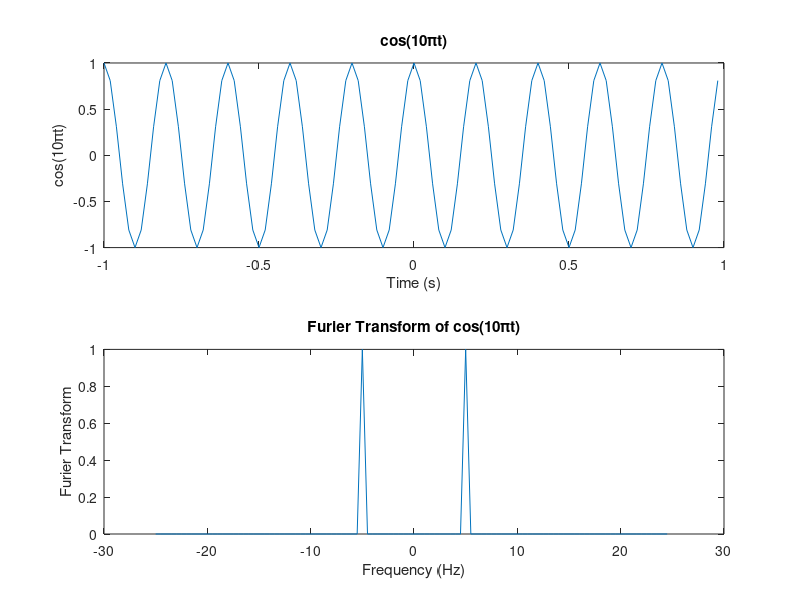

Write the MATLAB code that produced this figure. (Note: this script raises an error after producing the figure.)
%PART 1,0:
tstart = 0;
tend = 1;
fs = 20;
ts = 1/fs;
t = tstart:ts:tend-ts;
N = length(t);
f = -fs/2:fs/N:fs/2-fs/N;
x0 = exp(1j * 2 * pi * 5 * t) + exp(1j * 2 * pi * 8 * t);
x0F = fft(x0);
x0Fvalue = abs(x0) / max(abs(x0));
x0Fshifted = fftshift(x0F);
x0FshiftedValue = abs(x0Fshifted) / max(abs(x0Fshifted));
plot(f, x0FshiftedValue);
xlabel('Frequency (Hz)')
ylabel('magnitude')
title('magnitude of exp(1j * 2 \pi * 5 * t) + exp(1j * 2 \pi * 8 * t)')
pause(1);
x0_1 = exp(1j * 2 * pi * 5 * t) + exp(1j * 2 * pi * 5.1 * t);
x0_1F = fft(x0_1);
x0_1Fvalue = abs(x0_1) / max(abs(x0_1));
x0_1Fshifted = fftshift(x0_1F);
x0_1FshiftedValue = abs(x0_1Fshifted) / max(abs(x0_1Fshifted));
plot(f, x0_1FshiftedValue);
xlabel('Frequency (Hz)')
ylabel('magnitude')
title('magnitude of exp(1j * 2 \pi * 5 * t) + exp(1j * 2 \pi * 5.1 * t)');

pause(1);

%PART 1,1:
tstart = -1;
tend = 1;
fs = 50;
ts = 1/fs;
t = tstart:ts:tend-ts;
N = length(t);
x1 = cos(2*pi*5*t);
subplot(2,1,1)
plot(t, x1)
xlabel('Time (s)')
ylabel('cos(10\pit)')
title('cos(10\pit)')

freq2 = 0:fs/N:(N-1)*fs/N;
x1F = fft(x1);
x1Fvalue = abs(x1F) / max(abs(x1F));

subplot(2,1,2)
freq1 = -fs/2:fs/N:fs/2-fs/N;
x1Fshifted = fftshift(x1F);
x1FshiftedValue = abs(x1Fshifted) / max(abs(x1Fshifted));
plot(freq1, x1FshiftedValue)
xlabel('Frequency (Hz)')
ylabel('Furier Transform')
title('Furier Transform of cos(10\pit)')
pause(1);

%PART 1,2:
x2 = rectangularPulse(t);
subplot(2,1,1)
plot(t, x2)
xlabel('Time (s)')
ylabel('rect(\pit)')
title('rect(\pit)')

subplot(2,1,2)
x2F = fft(x2);
x2Fshifted = fftshift(x2F);
x2FshiftedValue = abs(x2Fshifted) / max(abs(x2Fshifted));
plot(freq1, x2FshiftedValue)
xlabel('Frequency (Hz)')
ylabel('Furier Transform')
title('Furier Transform of rect(\pit)')
pause(1);

%part 1,3:
x3 = cos(2*pi*5*t) .* rectangularPulse(t);
subplot(2,1,1)
plot(t, x3)
xlabel('Time (s)')
ylabel('cos(10\pit)rect(t)')
title('cos(10\pit)rect(t)')

subplot(2,1,2)
x3F = fft(x3);
x3Fvalue = abs(x3F) / max(abs(x3F));
x3Fshifted = fftshift(x3F);
x3FshiftedValue = abs(x3Fshifted) / max(abs(x3Fshifted));
plot(freq1, x3FshiftedValue)
xlabel('Frequency (Hz)')
ylabel('Furier Transform')
title('Furier Transform of cos(10\pit)rect(t)')
pause(1)


%Part 1,4:
%Part 1,4:
fs = 100;
ts = 1/fs;
t = tstart:ts:tend-ts;
N = length(t);
freq2 = 0:fs/N:(N-1)*fs/N;
freq1 = -fs/2:fs/N:fs/2-fs/N;
tol = 1*exp(-6);
x4 = cos(2*pi*15*t + pi/4);

x4F = fft(x4);
x4F(abs(x4F) < tol) = 0;
subplot(2,1,1)
plot(freq2,x4F)
xticks(0:10:100);
xlabel('Time (s)')
ylabel('Furier Transform')
title('Furier Transform of cos(30\pit + \pi/4)')
theta = angle(x4F);
subplot(2,1,2);
plot(freq2, theta/pi);
xticks(0:10:100);
xlabel('Frequency (Hz)');
ylabel('Phase (pi)');
title('Phase Spectrum of cos(30\pit + \pi/4)');



%Part 1,5:
tstart = -19;
tend = 19;
fs = 50;
ts = 1/fs;
t = tstart:ts:tend-ts;
N = length(t);
x5 = 0;
for k = -9:9
    x5 = x5 + rectangularPulse(t - 2*k);
end
freq1 = -fs/2:fs/N:fs/2-fs/N;
freq2 = 0:fs/N:(N-1)*fs/N;
subplot(2,1,1)
plot(t, x5)
xlabel('Time (s)')
ylabel('x_5(t)')
title('x_5(t)')
x5F = fft(x5);
x5Fvalue = abs(x5F) / max(abs(x5F));
x5Fshifted = fftshift(x5F);
x5FshiftedValue = abs(x5Fshifted) / max(abs(x5Fshifted));
subplot(2,1,2)
plot(freq1, x5FshiftedValue)
xlabel('Frequency (Hz)')
ylabel('Magnitude')
title('Furier Transform of x_5(f)')

